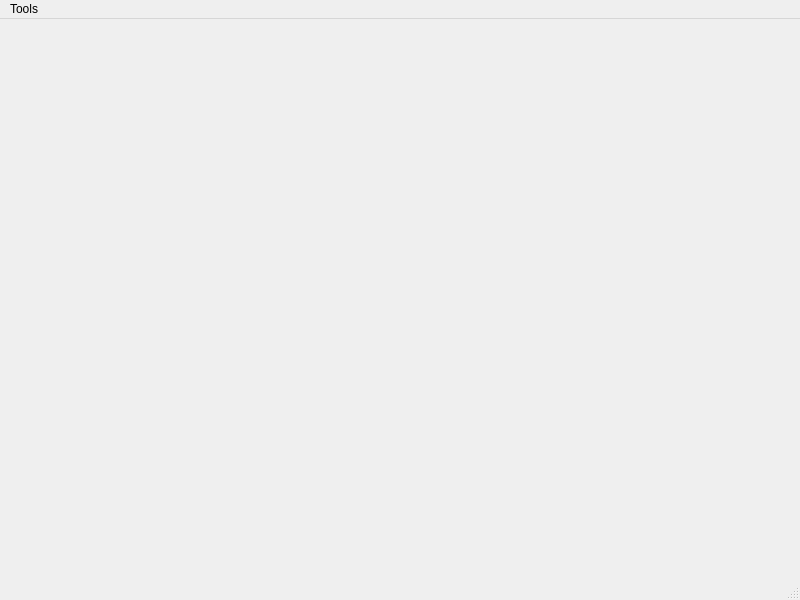
<?xml version="1.0" encoding="UTF-8"?>
<ui version="4.0">
 <class>MainWindow</class>
 <widget class="QMainWindow" name="MainWindow">
  <property name="geometry">
   <rect>
    <x>0</x>
    <y>0</y>
    <width>800</width>
    <height>600</height>
   </rect>
  </property>
  <property name="windowTitle">
   <string>MainWindow</string>
  </property>
  <widget class="QWidget" name="centralwidget"/>
  <widget class="QMenuBar" name="menubar">
   <property name="geometry">
    <rect>
     <x>0</x>
     <y>0</y>
     <width>800</width>
     <height>21</height>
    </rect>
   </property>
   <widget class="QMenu" name="menuTools">
    <property name="title">
     <string>Tools</string>
    </property>
    <addaction name="actionWave_Viewer"/>
    <addaction name="actionAbout"/>
   </widget>
   <addaction name="menuTools"/>
  </widget>
  <widget class="QStatusBar" name="statusbar"/>
  <action name="actionWave_Viewer">
   <property name="checkable">
    <bool>false</bool>
   </property>
   <property name="text">
    <string>Wave Viewer</string>
   </property>
  </action>
  <action name="actionAbout">
   <property name="text">
    <string>About</string>
   </property>
  </action>
 </widget>
 <resources/>
 <connections/>
</ui>
